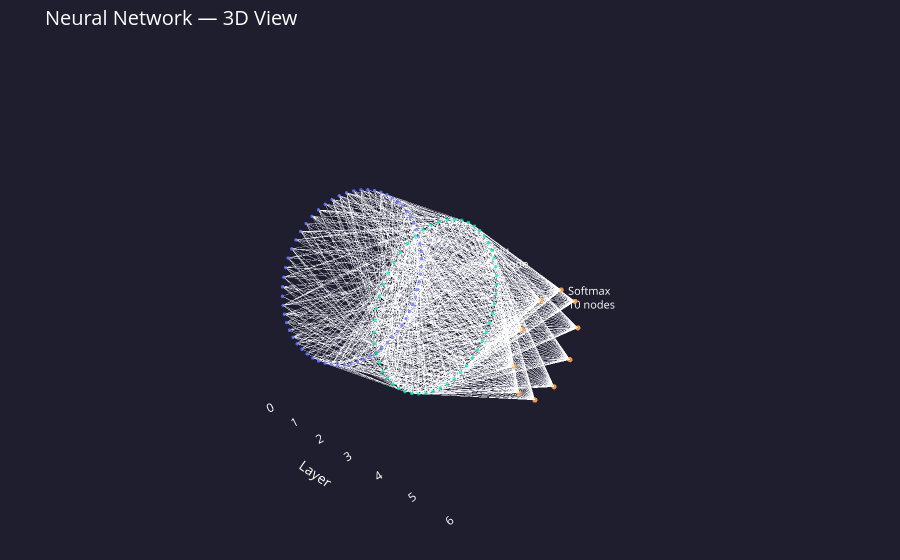
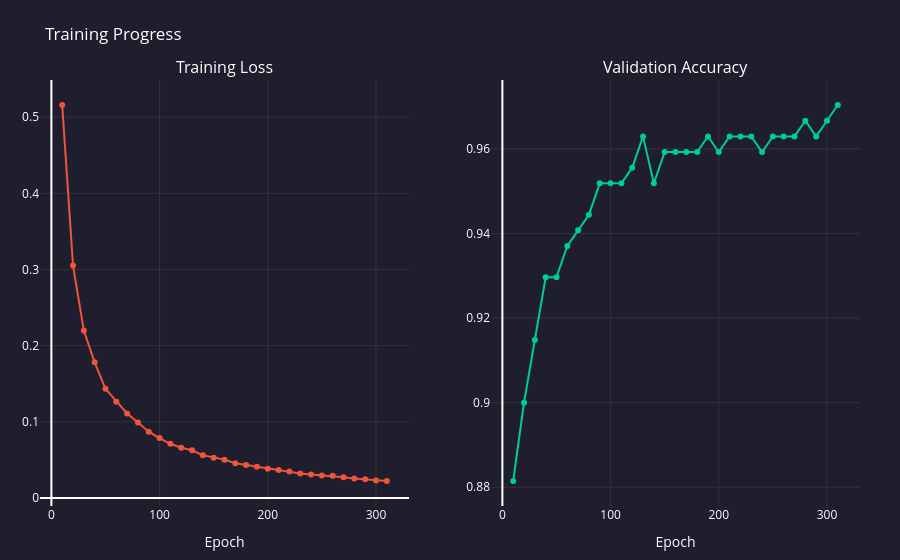

Notebook code for these charts, in order:
### Markdown cell above
---
## 3b. Wizualizacje interaktywne

Poniższe wykresy otwierają się w przeglądarce:
- **Architektura 3D** – obracaj myszą, przewijaj aby przybliżyć.
- **Postęp trenowania** – najedź kursorem na punkt aby zobaczyć dokładne wartości.

### Code cell
from Code.Visualization.network_visualization import show_architecture_3d, show_training_progress

# 'best' is set by the Bayesian optimisation cell above

# ── 3D architecture of the best experiment ────────────────────────────
best_sizes = best['sizes']
best_acts  = best['act']

print(f"Showing 3D architecture for: {best['name']}")
show_architecture_3d(best_sizes, best_acts)

# ── Animated training progress of the best experiment ─────────────────
print(f"Showing training progress for: {best['name']}")
show_training_progress(best['trainer'].loss_history, best['trainer'].val_acc_history)

### Figure 1 — Plotly figure (JSON) as saved in the notebook; plotly's stock layout.template omitted (floating-point values rounded to 4 significant figures; data arrays with more than 128 entries replaced by an {"elided": "..."} marker saying what was removed)
{"data": [{"hoverinfo": "none", "line": {"color": "rgba(180,180,180,0.12)", "width": 0.8}, "mode": "lines", "name": "connections", "type": "scatter3d", "x": {"elided": "3330 int values"}, "y": {"elided": "3330 float values"}, "z": {"elided": "3330 float values"}}, {"hovertemplate": "%{text}<extra></extra>", "marker": {"color": ["#636EFA", "#636EFA", "#636EFA", "#636EFA", "#636EFA", "#636EFA", "#636EFA", "#636EFA", "#636EFA", "#636EFA", "#636EFA", "#636EFA", "#636EFA", "#636EFA", "#636EFA", "#636EFA", "#636EFA", "#636EFA", "#636EFA", "#636EFA", "#636EFA", "#636EFA", "#636EFA", "#636EFA", "#636EFA", "#636EFA", "#636EFA", "#636EFA", "#636EFA", "#636EFA", "#636EFA", "#636EFA", "#636EFA", "#636EFA", "#636EFA", "#636EFA", "#636EFA", "#636EFA", "#636EFA", "#636EFA", "#636EFA", "#636EFA", "#636EFA", "#636EFA", "#636EFA", "#636EFA", "#636EFA", "#636EFA", "#636EFA", "#636EFA", "#636EFA", "#636EFA", "#636EFA", "#636EFA", "#636EFA", "#636EFA", "#636EFA", "#636EFA", "#636EFA", "#636EFA", "#636EFA", "#636EFA", "#636EFA", "#636EFA", "#00CC96", "#00CC96", "#00CC96", "#00CC96", "#00CC96", "#00CC96", "#00CC96", "#00CC96", "#00CC96", "#00CC96", "#00CC96", "#00CC96", "#00CC96", "#00CC96", "#00CC96", "#00CC96", "#00CC96", "#00CC96", "#00CC96", "#00CC96", "#00CC96", "#00CC96", "#00CC96", "#00CC96", "#00CC96", "#00CC96", "#00CC96", "#00CC96", "#00CC96", "#00CC96", "#00CC96", "#00CC96", "#00CC96", "#00CC96", "#00CC96", "#00CC96", "#00CC96", "#00CC96", "#00CC96", "#00CC96", "#00CC96", "#00CC96", "#00CC96", "#00CC96", "#00CC96", "#00CC96", "#00CC96", "#00CC96", "#00CC96", "#00CC96", "#00CC96", "#FFA15A", "#FFA15A", "#FFA15A", "#FFA15A", "#FFA15A", "#FFA15A", "#FFA15A", "#FFA15A", "#FFA15A", "#FFA15A"], "line": {"width": 0}, "opacity": 0.9, "size": [4, 4, 4, 4, 4, 4, 4, 4, 4, 4, 4, 4, 4, 4, 4, 4, 4, 4, 4, 4, 4, 4, 4, 4, 4, 4, 4, 4, 4, 4, 4, 4, 4, 4, 4, 4, 4, 4, 4, 4, 4, 4, 4, 4, 4, 4, 4, 4, 4, 4, 4, 4, 4, 4, 4, 4, 4, 4, 4, 4, 4, 4, 4, 4, 4, 4, 4, 4, 4, 4, 4, 4, 4, 4, 4, 4, 4, 4, 4, 4, 4, 4, 4, 4, 4, 4, 4, 4, 4, 4, 4, 4, 4, 4, 4, 4, 4, 4, 4, 4, 4, 4, 4, 4, 4, 4, 4, 4, 4, 4, 4, 4, 4, 4, 4, 6, 6, 6, 6, 6, 6, 6, 6, 6, 6]}, "mode": "markers", "name": "nodes", "text": ["<b>Input layer</b><br>Layer 0 | node 1/64", "<b>Input layer</b><br>Layer 0 | node 2/64", "<b>Input layer</b><br>Layer 0 | node 3/64", "<b>Input layer</b><br>Layer 0 | node 4/64", "<b>Input layer</b><br>Layer 0 | node 5/64", "<b>Input layer</b><br>Layer 0 | node 6/64", "<b>Input layer</b><br>Layer 0 | node 7/64", "<b>Input layer</b><br>Layer 0 | node 8/64", "<b>Input layer</b><br>Layer 0 | node 9/64", "<b>Input layer</b><br>Layer 0 | node 10/64", "<b>Input layer</b><br>Layer 0 | node 11/64", "<b>Input layer</b><br>Layer 0 | node 12/64", "<b>Input layer</b><br>Layer 0 | node 13/64", "<b>Input layer</b><br>Layer 0 | node 14/64", "<b>Input layer</b><br>Layer 0 | node 15/64", "<b>Input layer</b><br>Layer 0 | node 16/64", "<b>Input layer</b><br>Layer 0 | node 17/64", "<b>Input layer</b><br>Layer 0 | node 18/64", "<b>Input layer</b><br>Layer 0 | node 19/64", "<b>Input layer</b><br>Layer 0 | node 20/64", "<b>Input layer</b><br>Layer 0 | node 21/64", "<b>Input layer</b><br>Layer 0 | node 22/64", "<b>Input layer</b><br>Layer 0 | node 23/64", "<b>Input layer</b><br>Layer 0 | node 24/64", "<b>Input layer</b><br>Layer 0 | node 25/64", "<b>Input layer</b><br>Layer 0 | node 26/64", "<b>Input layer</b><br>Layer 0 | node 27/64", "<b>Input layer</b><br>Layer 0 | node 28/64", "<b>Input layer</b><br>Layer 0 | node 29/64", "<b>Input layer</b><br>Layer 0 | node 30/64", "<b>Input layer</b><br>Layer 0 | node 31/64", "<b>Input layer</b><br>Layer 0 | node 32/64", "<b>Input layer</b><br>Layer 0 | node 33/64", "<b>Input layer</b><br>Layer 0 | node 34/64", "<b>Input layer</b><br>Layer 0 | node 35/64", "<b>Input layer</b><br>Layer 0 | node 36/64", "<b>Input layer</b><br>Layer 0 | node 37/64", "<b>Input layer</b><br>Layer 0 | node 38/64", "<b>Input layer</b><br>Layer 0 | node 39/64", "<b>Input layer</b><br>Layer 0 | node 40/64", "<b>Input layer</b><br>Layer 0 | node 41/64", "<b>Input layer</b><br>Layer 0 | node 42/64", "<b>Input layer</b><br>Layer 0 | node 43/64", "<b>Input layer</b><br>Layer 0 | node 44/64", "<b>Input layer</b><br>Layer 0 | node 45/64", "<b>Input layer</b><br>Layer 0 | node 46/64", "<b>Input layer</b><br>Layer 0 | node 47/64", "<b>Input layer</b><br>Layer 0 | node 48/64", "<b>Input layer</b><br>Layer 0 | node 49/64", "<b>Input layer</b><br>Layer 0 | node 50/64", "<b>Input layer</b><br>Layer 0 | node 51/64", "<b>Input layer</b><br>Layer 0 | node 52/64", "<b>Input layer</b><br>Layer 0 | node 53/64", "<b>Input layer</b><br>Layer 0 | node 54/64", "<b>Input layer</b><br>Layer 0 | node 55/64", "<b>Input layer</b><br>Layer 0 | node 56/64", "<b>Input layer</b><br>Layer 0 | node 57/64", "<b>Input layer</b><br>Layer 0 | node 58/64", "<b>Input layer</b><br>Layer 0 | node 59/64", "<b>Input layer</b><br>Layer 0 | node 60/64", "<b>Input layer</b><br>Layer 0 | node 61/64", "<b>Input layer</b><br>Layer 0 | node 62/64", "<b>Input layer</b><br>Layer 0 | node 63/64", "<b>Input layer</b><br>Layer 0 | node 64/64", "<b>Relu layer</b><br>Layer 1 | node 1/51", "<b>Relu layer</b><br>Layer 1 | node 2/51", "<b>Relu layer</b><br>Layer 1 | node 3/51", "<b>Relu layer</b><br>Layer 1 | node 4/51", "<b>Relu layer</b><br>Layer 1 | node 5/51", "<b>Relu layer</b><br>Layer 1 | node 6/51", "<b>Relu layer</b><br>Layer 1 | node 7/51", "<b>Relu layer</b><br>Layer 1 | node 8/51", "<b>Relu layer</b><br>Layer 1 | node 9/51", "<b>Relu layer</b><br>Layer 1 | node 10/51", "<b>Relu layer</b><br>Layer 1 | node 11/51", "<b>Relu layer</b><br>Layer 1 | node 12/51", "<b>Relu layer</b><br>Layer 1 | node 13/51", "<b>Relu layer</b><br>Layer 1 | node 14/51", "<b>Relu layer</b><br>Layer 1 | node 15/51", "<b>Relu layer</b><br>Layer 1 | node 16/51", "<b>Relu layer</b><br>Layer 1 | node 17/51", "<b>Relu layer</b><br>Layer 1 | node 18/51", "<b>Relu layer</b><br>Layer 1 | node 19/51", "<b>Relu layer</b><br>Layer 1 | node 20/51", "<b>Relu layer</b><br>Layer 1 | node 21/51", "<b>Relu layer</b><br>Layer 1 | node 22/51", "<b>Relu layer</b><br>Layer 1 | node 23/51", "<b>Relu layer</b><br>Layer 1 | node 24/51", "<b>Relu layer</b><br>Layer 1 | node 25/51", "<b>Relu layer</b><br>Layer 1 | node 26/51", "<b>Relu layer</b><br>Layer 1 | node 27/51", "<b>Relu layer</b><br>Layer 1 | node 28/51", "<b>Relu layer</b><br>Layer 1 | node 29/51", "<b>Relu layer</b><br>Layer 1 | node 30/51", "<b>Relu layer</b><br>Layer 1 | node 31/51", "<b>Relu layer</b><br>Layer 1 | node 32/51", "<b>Relu layer</b><br>Layer 1 | node 33/51", "<b>Relu layer</b><br>Layer 1 | node 34/51", "<b>Relu layer</b><br>Layer 1 | node 35/51", "<b>Relu layer</b><br>Layer 1 | node 36/51", "<b>Relu layer</b><br>Layer 1 | node 37/51", "<b>Relu layer</b><br>Layer 1 | node 38/51", "<b>Relu layer</b><br>Layer 1 | node 39/51", "<b>Relu layer</b><br>Layer 1 | node 40/51", "<b>Relu layer</b><br>Layer 1 | node 41/51", "<b>Relu layer</b><br>Layer 1 | node 42/51", "<b>Relu layer</b><br>Layer 1 | node 43/51", "<b>Relu layer</b><br>Layer 1 | node 44/51", "<b>Relu layer</b><br>Layer 1 | node 45/51", "<b>Relu layer</b><br>Layer 1 | node 46/51", "<b>Relu layer</b><br>Layer 1 | node 47/51", "<b>Relu layer</b><br>Layer 1 | node 48/51", "<b>Relu layer</b><br>Layer 1 | node 49/51", "<b>Relu layer</b><br>Layer 1 | node 50/51", "<b>Relu layer</b><br>Layer 1 | node 51/51", "<b>Softmax layer</b><br>Layer 2 | node 1/10", "<b>Softmax layer</b><br>Layer 2 | node 2/10", "<b>Softmax layer</b><br>Layer 2 | node 3/10", "<b>Softmax layer</b><br>Layer 2 | node 4/10", "<b>Softmax layer</b><br>Layer 2 | node 5/10", "<b>Softmax layer</b><br>Layer 2 | node 6/10", "<b>Softmax layer</b><br>Layer 2 | node 7/10", "<b>Softmax layer</b><br>Layer 2 | node 8/10", "<b>Softmax layer</b><br>Layer 2 | node 9/10", "<b>Softmax layer</b><br>Layer 2 | node 10/10"], "type": "scatter3d", "x": [0, 0, 0, 0, 0, 0, 0, 0, 0, 0, 0, 0, 0, 0, 0, 0, 0, 0, 0, 0, 0, 0, 0, 0, 0, 0, 0, 0, 0, 0, 0, 0, 0, 0, 0, 0, 0, 0, 0, 0, 0, 0, 0, 0, 0, 0, 0, 0, 0, 0, 0, 0, 0, 0, 0, 0, 0, 0, 0, 0, 0, 0, 0, 0, 3, 3, 3, 3, 3, 3, 3, 3, 3, 3, 3, 3, 3, 3, 3, 3, 3, 3, 3, 3, 3, 3, 3, 3, 3, 3, 3, 3, 3, 3, 3, 3, 3, 3, 3, 3, 3, 3, 3, 3, 3, 3, 3, 3, 3, 3, 3, 3, 3, 3, 3, 6, 6, 6, 6, 6, 6, 6, 6, 6, 6], "y": [2.4, 2.388, 2.354, 2.297, 2.217, 2.117, 1.996, 1.855, 1.697, 1.523, 1.333, 1.131, 0.9184, 0.6967, 0.4682, 0.2352, 1.47e-16, -0.2352, -0.4682, -0.6967, -0.9184, -1.131, -1.333, -1.523, -1.697, -1.855, -1.996, -2.117, -2.217, -2.297, -2.354, -2.388, -2.4, -2.388, -2.354, -2.297, -2.217, -2.117, -1.996, -1.855, -1.697, -1.523, -1.333, -1.131, -0.9184, -0.6967, -0.4682, -0.2352, -4.409e-16, 0.2352, 0.4682, 0.6967, 0.9184, 1.131, 1.333, 1.523, 1.697, 1.855, 1.996, 2.117, 2.217, 2.297, 2.354, 2.388, 2.142, 2.126, 2.078, 1.998, 1.888, 1.749, 1.583, 1.394, 1.183, 0.955, 0.712, 0.4583, 0.1977, -0.06598, -0.3286, -0.5863, -0.8351, -1.071, -1.291, -1.491, -1.669, -1.822, -1.946, -2.042, -2.106, -2.138, -2.138, -2.106, -2.042, -1.946, -1.822, -1.669, -1.491, -1.291, -1.071, -0.8351, -0.5863, -0.3286, -0.06598, 0.1977, 0.4583, 0.712, 0.955, 1.183, 1.394, 1.583, 1.749, 1.888, 1.998, 2.078, 2.126, 1.2, 0.9708, 0.3708, -0.3708, -0.9708, -1.2, -0.9708, -0.3708, 0.3708, 0.9708], "z": [0, 0.2352, 0.4682, 0.6967, 0.9184, 1.131, 1.333, 1.523, 1.697, 1.855, 1.996, 2.117, 2.217, 2.297, 2.354, 2.388, 2.4, 2.388, 2.354, 2.297, 2.217, 2.117, 1.996, 1.855, 1.697, 1.523, 1.333, 1.131, 0.9184, 0.6967, 0.4682, 0.2352, 2.939e-16, -0.2352, -0.4682, -0.6967, -0.9184, -1.131, -1.333, -1.523, -1.697, -1.855, -1.996, -2.117, -2.217, -2.297, -2.354, -2.388, -2.4, -2.388, -2.354, -2.297, -2.217, -2.117, -1.996, -1.855, -1.697, -1.523, -1.333, -1.131, -0.9184, -0.6967, -0.4682, -0.2352, 0, 0.2633, 0.5226, 0.7739, 1.014, 1.238, 1.443, 1.627, 1.786, 1.918, 2.021, 2.093, 2.133, 2.141, 2.117, 2.061, 1.973, 1.855, 1.71, 1.538, 1.343, 1.128, 0.8955, 0.6495, 0.3937, 0.1319, -0.1319, -0.3937, -0.6495, -0.8955, -1.128, -1.343, -1.538, -1.71, -1.855, -1.973, -2.061, -2.117, -2.141, -2.133, -2.093, -2.021, -1.918, -1.786, -1.627, -1.443, -1.238, -1.014, -0.7739, -0.5226, -0.2633, 0, 0.7053, 1.141, 1.141, 0.7053, 1.47e-16, -0.7053, -1.141, -1.141, -0.7053]}, {"hoverinfo": "none", "mode": "text", "name": "labels", "text": ["Input<br>64 nodes", "Relu<br>51 nodes", "Softmax<br>10 nodes"], "textfont": {"color": "white", "size": 11}, "type": "scatter3d", "x": [0, 3, 6], "y": [3, 2.742, 1.8], "z": [0, 0, 0]}], "layout": {"font": {"color": "white"}, "margin": {"b": 0, "l": 0, "r": 0, "t": 50}, "paper_bgcolor": "#1e1e2e", "scene": {"bgcolor": "#1e1e2e", "camera": {"eye": {"x": 1.6, "y": -1.8, "z": 1}, "up": {"x": 0, "y": 0, "z": 1}}, "xaxis": {"backgroundcolor": "#1e1e2e", "gridcolor": "#333", "showgrid": false, "title": {"text": "Layer"}, "zeroline": false}, "yaxis": {"backgroundcolor": "#1e1e2e", "gridcolor": "#333", "showgrid": false, "showticklabels": false, "title": {"text": ""}, "zeroline": false}, "zaxis": {"backgroundcolor": "#1e1e2e", "gridcolor": "#333", "showgrid": false, "showticklabels": false, "title": {"text": ""}, "zeroline": false}}, "showlegend": false, "title": {"font": {"color": "white", "size": 20}, "text": "Neural Network — 3D View"}}}

### Figure 2 — Plotly figure (JSON) as saved in the notebook; plotly's stock layout.template omitted (floating-point values rounded to 4 significant figures)
{"data": [{"hovertemplate": "Epoch %{x}<br>Loss: %{y:.4f}<extra></extra>", "line": {"color": "#EF553B", "width": 2}, "marker": {"size": 6}, "mode": "lines+markers", "name": "Loss", "type": "scatter", "x": [10, 20, 30, 40, 50, 60, 70, 80, 90, 100, 110, 120, 130, 140, 150, 160, 170, 180, 190, 200, 210, 220, 230, 240, 250, 260, 270, 280, 290, 300, 310], "xaxis": "x", "y": [0.5159, 0.305, 0.2197, 0.178, 0.1433, 0.1264, 0.1109, 0.09896, 0.08693, 0.07858, 0.07105, 0.06591, 0.0626, 0.05593, 0.05286, 0.05023, 0.04542, 0.04317, 0.04082, 0.03838, 0.03668, 0.03478, 0.03212, 0.03087, 0.02955, 0.02907, 0.027, 0.0254, 0.02453, 0.02284, 0.02224], "yaxis": "y"}, {"hovertemplate": "Epoch %{x}<br>Accuracy: %{y:.4f}<extra></extra>", "line": {"color": "#00CC96", "width": 2}, "marker": {"size": 6}, "mode": "lines+markers", "name": "Val Accuracy", "type": "scatter", "x": [10, 20, 30, 40, 50, 60, 70, 80, 90, 100, 110, 120, 130, 140, 150, 160, 170, 180, 190, 200, 210, 220, 230, 240, 250, 260, 270, 280, 290, 300, 310], "xaxis": "x2", "y": [0.8815, 0.9, 0.9148, 0.9296, 0.9296, 0.937, 0.9407, 0.9444, 0.9518, 0.9518, 0.9518, 0.9556, 0.963, 0.9518, 0.9593, 0.9593, 0.9593, 0.9593, 0.963, 0.9593, 0.963, 0.963, 0.963, 0.9593, 0.963, 0.963, 0.963, 0.9667, 0.963, 0.9667, 0.9704], "yaxis": "y2"}], "layout": {"annotations": [{"font": {"size": 16}, "showarrow": false, "text": "Training Loss", "x": 0.225, "xanchor": "center", "xref": "paper", "y": 1, "yanchor": "bottom", "yref": "paper"}, {"font": {"size": 16}, "showarrow": false, "text": "Validation Accuracy", "x": 0.775, "xanchor": "center", "xref": "paper", "y": 1, "yanchor": "bottom", "yref": "paper"}], "font": {"color": "white"}, "margin": {"b": 40, "l": 40, "r": 40, "t": 80}, "paper_bgcolor": "#1e1e2e", "plot_bgcolor": "#1e1e2e", "showlegend": false, "title": {"text": "Training Progress"}, "xaxis": {"anchor": "y", "domain": [0, 0.45], "gridcolor": "#333", "title": {"text": "Epoch"}}, "xaxis2": {"anchor": "y2", "domain": [0.55, 1], "gridcolor": "#333", "title": {"text": "Epoch"}}, "yaxis": {"anchor": "x", "domain": [0, 1], "gridcolor": "#333"}, "yaxis2": {"anchor": "x2", "domain": [0, 1], "gridcolor": "#333"}}}
